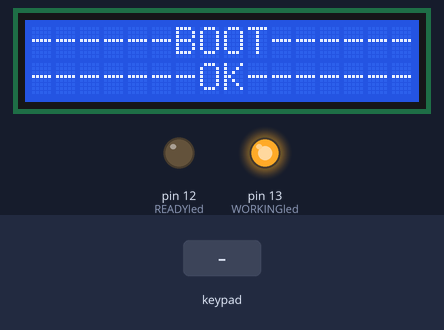
Simulated run of this sketch. Board: Arduino Uno, built with avr-gcc and run on an emulated ATmega328P. On the bench: 16×2 character LCD, output pins drawn as LEDs (lit = HIGH). Inputs (shaded band) come from the test bench. Random numbers use the default seed unless the sketch sets one.

Above: at 0.1 s.
2.4 s: keypad keys 7 + 5 = pressed 0.4 s apart
At 4.7 s:
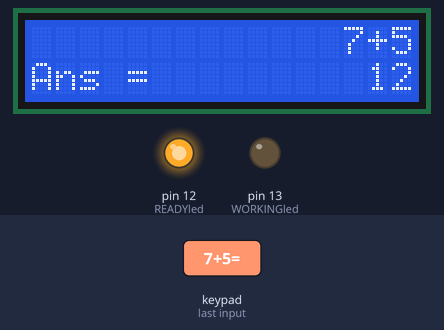
5.5 s: key '(' pressed
At 6.7 s:
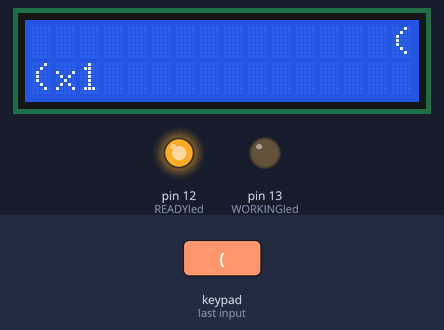
7.0 s: key 'C' pressed
At 7.9 s:
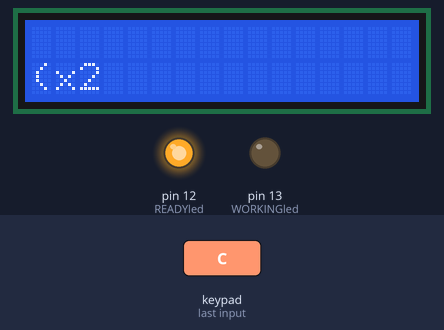
8.5 s: keypad keys 7 8 9 1 0 1 1 * pressed 0.4 s apart
At 12.1 s:
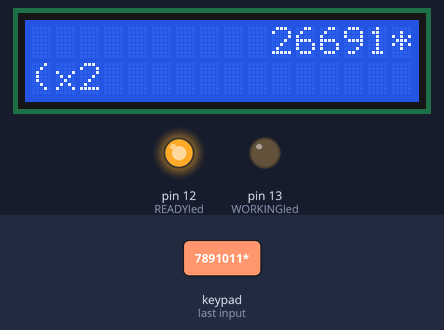
13.2 s: key 'F' pressed
At 13.9 s:
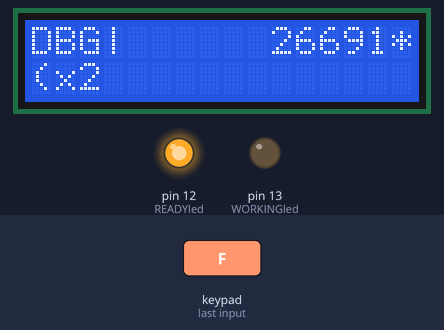
14.7 s: keypad keys 2 3 4 5 * pressed 0.4 s apart
At 17.5 s:
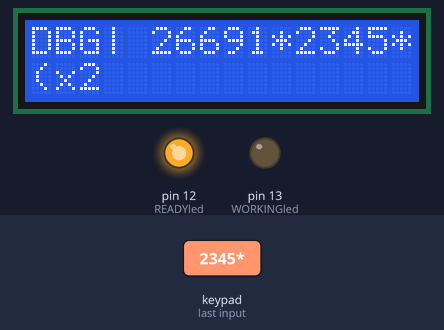
Timing chart, 0 to 19.0 s (numbered marks = the images above; inputs shaded):
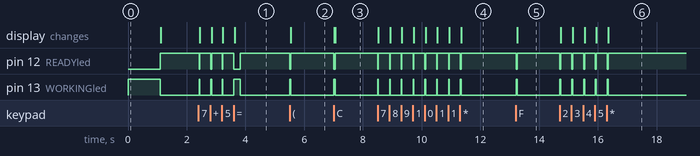

The sketch:

OpenCALC.ino
```cpp
// Main program file

// Requires:
// LiquidCrystal_I2C V 1.12 by Frank de Brabander
// Keypad V 3.1.1 by Mark Stanley, Alexander Brevig

#include <Keypad.h>
#include <LiquidCrystal_I2C.h>

// Constants
const int maxop = 100;     // maximum pointer
const bool pcheck = 0;     // '1' enables pointerCheck function
const bool nbcheck = 0;    // '1' enables numbafrCheck function
const bool numcheck = 0;   // '1' enables numCheck function
const bool skipintro = 1;  // '1' skips boot animation
bool cyclecheck = 0;       // '1' enables cycleCheck function
bool obcheck = 0;          // '1' enables oprbafrCheck function

// LCD setup
LiquidCrystal_I2C lcd(0x27, 16, 2);

// Keypad setup
const byte ROWS = 5;
const byte COLS = 4;
char keys[ROWS][COLS] = {
  { '(', ')', 'C', '/' },
  { '7', '8', '9', '*' },
  { '4', '5', '6', '-' },
  { '1', '2', '3', '+' },
  { '0', '.', 'F', '=' }
};
byte rowPins[ROWS] = { 7, 8, 9, 10, 11 };
byte colPins[COLS] = { 2, 3, 4, 5 };
Keypad keypad = Keypad(makeKeymap(keys), rowPins, colPins, ROWS, COLS);

// Status LED setup
const int READYled = 12;
const int WORKINGled = 13;

// Variables
char key;                           // pressed key
char backkey;                       // previous key for clear function
char ansbafr[10];
char oprbafr[maxop];                // oprbafr - operand buffer (X=nothing, N=NUM)
int numbafr[maxop];                 // numbafr - number buffer
int bracketcount = 0;               // current deepness of brackets
int pointer;                        // main pointer identifying length of formula
int cyclepointer;                   // common pointer for use when cycling through arrays
int NUMcounter;                     // number of NUMs in equation
int bracketstart, bracketend = 0;
bool isbracket = 0;
bool computed, numstat, Fstat = 0;
bool workingstat = 0;
bool eqflag = 0;
bool keyback = 0;
float ans = 0;                      // variables for computing ANS
int loopfault = 0;

// Debug variables
int obpointer = 0;
int nbpointer = 0;

// -----------------------------------------------------------SETUP FROM HERE-----------------------------------------------------------
// LONG SETUP (fancy)
void setup() {
  working(1);
  for (cyclepointer = 0; cyclepointer < maxop; cyclepointer++) numbafr[cyclepointer] = 0;
  for (cyclepointer = 0; cyclepointer < maxop; cyclepointer++) oprbafr[cyclepointer] = 'X';
  randomSeed(analogRead(0));
  pinMode(READYled, OUTPUT);
  pinMode(WORKINGled, OUTPUT);
  lcd.init();
  lcd.noCursor();
  lcd.noBlink();
  lcd.backlight();       //Backlight on
  if (skipintro == 0) {  // Long fancy boot
    char intro[] = { "OpenCALC" };
    lcd.setCursor(0, 0);
    lcd.print("|              |");
    delay(200);
    lcd.setCursor(0, 1);
    lcd.print("|              |");
    delay(500);
    lcd.setCursor(4, 0);
    for (pointer = 0; pointer < 8; pointer++) {
      delay(50);
      lcd.print(intro[pointer]);
    }
    delay(500);
    for (pointer = 1; pointer < 15; pointer++) {  // progress bar
      lcd.setCursor(pointer, 1);
      delay(random(700));
      lcd.print(char(255));  // print blackbox
    }
    delay(random(700));
    lcd.setCursor(0, 1);
    lcd.print("|      OK      |");
    delay(1500);  // Wait for display to show info
  } else {        // Short efficient boot
    lcd.setCursor(0, 0);
    lcd.print("------BOOT------");
    lcd.setCursor(0, 1);
    lcd.print("-------OK-------");
    delay(1000);
  }
  lcd.clear();  // Clear display
  pointer = 1;
  keypad.setHoldTime(500);
  keypad.setDebounceTime(25);
  working(0);
  writeKey(0);
}

//-----------------------------------------------------------LOOP FROM HERE-----------------------------------------------------------------
void loop()  // Main code block
{
  key = keypad.getKey();
  if ((key) or (backkey != 'X')) {
    working(1);
    if (backkey != 'X') key = backkey;
    backkey = 'X';

    if ((key == 'C')) {  // TODO Clear last action (add bracket support)
      if (pointer > 1) {

        oprbafr[pointer] = 'X';
        numbafr[pointer] = 0;
        backkey = oprbafr[pointer - 1];
        oprbafr[pointer - 1] = 'X';
        if (oprbafr[pointer - 2] == '(') bracketcount--;
        if (oprbafr[pointer - 2] == ')') bracketcount++;
        pointer--;
        pointer--;
        writeKey(0);
        bracketCheck();
      }
    }

    if (computed == 1) {  // TODO Clear whole display
      for (cyclepointer = 0; cyclepointer < maxop; cyclepointer++) numbafr[cyclepointer] = 0;
      for (cyclepointer = 0; cyclepointer < maxop; cyclepointer++) oprbafr[cyclepointer] = 'X';
      pointer = 1;
      computed = 0;
      numstat = 0;
      Fstat = 0;
      bracketcount = 0;
      lcd.clear();
      writeKey(0);
    }

    if (key == '=') {  // Compute output
      if ((bracketcount == 0 and (pointer > 1)) and ((oprbafr[pointer - 1] == 'N') or (oprbafr[pointer - 1] == ')'))) {
        eqflag = 1;
        pointer--;
        computeAns();
        computed = 1;
        if (pcheck == 1) pointerCheck();  // Pointer check - top left shows pointer count
        lcd.setCursor(0, 1);
        lcd.print("Ans =           ");
        printAns();
        if (obcheck == 1) oprbafrCheck();
        if (nbcheck == 1) numbafrCheck();
        if (pcheck == 1) pointerCheck();  // Pointer check - top left shows pointer count
        eqflag = 0;
        delay(200);
      }
    }

    // Operators
    else if (key == '-') {  // Substraction
      if ((pointer == 1) or (oprbafr[pointer - 1] == 'N') or (oprbafr[pointer - 1] == '(') or (oprbafr[pointer - 1] == ')')) {
        oprbafr[pointer] = key;
        numbafr[pointer] = 0;
        numstat = 0;
        Fstat = 0;
        pointer++;
        writeKey(0);
      }
    }

    else if ((key == '+') or (key == '*') or (key == '/')) {  // Addition, Multiplication, Division
      if (((oprbafr[pointer - 1] == 'N') or (oprbafr[pointer - 1] == ')')) and (pointer > 1)) {
        oprbafr[pointer] = key;
        numbafr[pointer] = 0;
        numstat = 0;
        Fstat = 0;
        pointer++;
        writeKey(0);
      }
    }

    /*
      // Decimal point - TODO .................
      else if (key=='.'){

      }
    */

    /*
      // Function - TODO .................
      else if (key=='F'){

      }
    */

    else if (key == 'F') {  // Function used as cyclecheck switch until NUM errors solved
      if (cyclecheck == 1) cyclecheck = 0;
      else
        cyclecheck = 1;
      writeKey(0);
    }

    // Numbers
    else if ((key == '0') or (key == '1') or (key == '2') or (key == '3') or (key == '4') or (key == '5') or (key == '6') or (key == '7') or (key == '8') or (key == '9')) {
      if ((oprbafr[pointer - 1] != ')') or (pointer == 1)) {  // TODO number after number after backspace
        if (numstat == 1) {
          numbafr[pointer - 1] = ((numbafr[pointer - 1] * 10) + (key - '0'));
        }
        if (numstat == 0) {
          numbafr[pointer] = numbafr[pointer] + (key - '0');
          oprbafr[pointer] = 'N';
          numstat = 1;
          pointer++;
        }
        Fstat = 0;
        writeKey(0);
      }
    }

    else if (key == 'N') {
      oprbafr[pointer] = 'N';
      numstat = 1;
      pointer++;
      Fstat = 0;
      writeKey(0);
    }

    else if (key == '(') {  // DONE Open bracket
      if (((pointer == 1) || (oprbafr[pointer - 1] != 'N')) && (oprbafr[pointer - 1] != ')')) {
        bracketcount++;
        oprbafr[pointer] = '(';
        numbafr[pointer] = 0;
        numstat = 0;
        Fstat = 0;
        pointer++;
        writeKey(0);
        bracketCheck();
      }
    }

    else if (key == ')') {  // DONE Close bracket
      if ((bracketcount > 0) && ((oprbafr[pointer - 1] == 'N') || (oprbafr[pointer - 1] == ')'))) {
        bracketcount--;
        oprbafr[pointer] = ')';
        numbafr[pointer] = 0;
        numstat = 0;
        Fstat = 0;
        pointer++;
        writeKey(0);
        bracketCheck();
      }
    }
    working(0);
  }
}
```

computing.ino
```cpp
// Computing functions

void computeAns() {  // TODO Computing ANS
  // TODO COMPUTING METHOD
  loopfault = 0;
  plusMinus();     // adds + or - to the number it belongs to
  bracketMinus();  // removes - before brackets
  NUMcount();      // counts number of NUMs in equation
  while (pointer > 1) {
    loopfault++;
    simpleMulDiv();
    simpleAdd();      // Addition of numbers next to each other
    bracketRemove();  // removes brackets around lonely NUM
    NUMcount();
    if (loopfault > maxop) {
      lcd.setCursor(0, 0);
      lcd.print("LoopFault ERROR ");
      cyclecheck = 1;  // Overflow triggers cyclecheck
      return;
    }
  }
  ans = numbafr[1];  // defining ANS
}

void simpleAdd() {  // Adds NUMs in reverse order
  for (cyclepointer = pointer; cyclepointer >= 1; cyclepointer--) {
    if ((oprbafr[cyclepointer] == 'N') and (oprbafr[cyclepointer - 1] == 'N')) {
      if (((cyclepointer >= pointer - 1) or (/*(cyclepointer < pointer) and */ ((oprbafr[cyclepointer + 1] != '/') and (oprbafr[cyclepointer + 1] != '*')))) and ((cyclepointer < 3) or ((oprbafr[cyclepointer - 2] != '/') and (oprbafr[cyclepointer - 2] != '*')))) {
        numbafr[cyclepointer - 1] = numbafr[cyclepointer - 1] + numbafr[cyclepointer];
        numbafr[cyclepointer] = 0;
        oprbafr[cyclepointer] = 'X';
        if (cyclecheck == 1) {
          lcd.setCursor(5, 1);
          lcd.print("SimpleAdd");
          cycleCheck();
        }
      }
    }
  }
  formCompress();
}

void simpleMulDiv() {
  for (cyclepointer = 1; cyclepointer <= pointer; cyclepointer++) {
    if ((oprbafr[cyclepointer] == 'N') and (oprbafr[cyclepointer + 2] == 'N') and ((oprbafr[cyclepointer + 1] == '/') or (oprbafr[cyclepointer +1] == '*'))) {
      if (oprbafr[cyclepointer + 1] == '*') {
        numbafr[cyclepointer + 2] = numbafr[cyclepointer + 2] * numbafr[cyclepointer];
        numbafr[cyclepointer] = 0;
        oprbafr[cyclepointer] = 'X';
        oprbafr[cyclepointer + 1] = 'X';
        if (cyclecheck == 1) {
          lcd.setCursor(5, 1);
          lcd.print("MulDiv*");
          cycleCheck();
        }
      } else if (oprbafr[cyclepointer + 1] == '/') {
        numbafr[cyclepointer + 2] = numbafr[cyclepointer] / numbafr[cyclepointer + 2];
        numbafr[cyclepointer] = 0;
        oprbafr[cyclepointer] = 'X';
        oprbafr[cyclepointer + 1] = 'X';
        if (cyclecheck == 1) {
          lcd.setCursor(5, 1);
          lcd.print("MulDiv/");
          cycleCheck();
        }
      }
      break; // End simpleMulDiv() function prematuraly anc continue with ComputeAns() cycle
    }
  }
  formCompress();
}
```

debug.ino
```cpp
// DEBUG functions

void oprbafrCheck() {  // oprbafrCheck - shows raw oprbafr instead of top row
  if (eqflag == 1) {
    lcd.setCursor(4, 0);
    for (obpointer = 0; (obpointer < 12); obpointer++) {
      if (obpointer > pointer) lcd.print(' ');
      else if (oprbafr[obpointer] == 'X') lcd.print('_');
      else (lcd.print(oprbafr[obpointer]));
    }
  }
}

void numbafrCheck() {  // shows raw numbafr instead of bottom row
  lcd.setCursor(0, 1);
  for (nbpointer = 0; (nbpointer <= 6); nbpointer++) {
    lcd.print(numbafr[nbpointer]);
    lcd.print(' ');
  }
}

void pointerCheck() {  // Shows lvl of Pointer variable
  lcd.setCursor(0, 0);
  lcd.print('P');
  lcd.print(pointer - 1);
  lcd.print(' ');
}

void numCheck() {  // Shows current NUM value
  lcd.setCursor(4, 1);
  lcd.print(numbafr[pointer - 1]);
}

void cycleCheck() {  // shows top row every cycle with 1000ms delay
  writeKey(1);
  lcd.setCursor(0, 1);
  lcd.print("LF:");
  lcd.print(loopfault);
  delay(2000);
  lcd.setCursor(0, 1);
  lcd.print("                ");
}
```

gui.ino
```cpp
// GUI Functions

void working(bool worktemp) {
  if (worktemp == 0) {
    digitalWrite(WORKINGled, LOW);
    digitalWrite(READYled, HIGH);
  } else if (worktemp == 1) {
    digitalWrite(WORKINGled, HIGH);
    digitalWrite(READYled, LOW);
  }
}

void bracketCheck() {  // DONE Prints number of open brackets
  lcd.setCursor(0, 1);
  if (bracketcount > 0) {
    lcd.print("(x");
    lcd.print(bracketcount);
    lcd.print(" ");
  } else
    lcd.print("   ");
}
```

parsing.ino
```cpp
// Parsing/cleaning functions

void formCompress() {  // DONE removes blank spaces in oprbafr and numbafr
  int movepointer, emptypointer;
  bool notemptyflag = 0;
  for (cyclepointer = 1; cyclepointer <= pointer + 1; cyclepointer++) {  // runs through whole oprbafr
    if (oprbafr[cyclepointer] == 'X') {
      notemptyflag = 0;
      for (emptypointer = cyclepointer ;emptypointer <= pointer + 1 ;emptypointer++) {
        if (oprbafr[emptypointer] != 'X') notemptyflag = 1;
      }
      if (notemptyflag == 0) {
        cyclepointer = pointer + 1;
      }
      else {
        for (movepointer = cyclepointer; movepointer <= pointer + 1; movepointer++) {  // moves all after the blank space to the left
          numbafr[movepointer] = numbafr[movepointer + 1];
          oprbafr[movepointer] = oprbafr[movepointer + 1];
        }
        if (cyclecheck == 1) {
          lcd.setCursor(5, 1);
          lcd.print("FormComp");
          cycleCheck();
        }
      }
    }
  }
  pointerCompress();
}

void pointerCompress() {  // TODO Moves pointer to last USED position
  for (cyclepointer = pointer; oprbafr[cyclepointer] == 'X'; cyclepointer--) {
    if (oprbafr[cyclepointer] == 'X') {
      pointer--;
      if (cyclecheck == 1) {
        lcd.setCursor(5, 1);
        lcd.print("PointComp");
        cycleCheck();
      }
    }
  }
}

void plusMinus() {                                                                // removes '+' and '-' signs in front of NUMs
  for (cyclepointer = 1; cyclepointer <= pointer; cyclepointer++) {               // runs through whole oprbafr
    if ((oprbafr[cyclepointer - 1] == '-') and (oprbafr[cyclepointer] == 'N')) {  // removes '-' sign
      numbafr[cyclepointer] = (-numbafr[cyclepointer]);
      oprbafr[cyclepointer - 1] = 'X';
      if (cyclecheck == 1) {
            lcd.setCursor(5, 1);
            lcd.print("PlusMin-");
            cycleCheck();
      }
    }
    else if ((oprbafr[cyclepointer - 1] == '+') and (oprbafr[cyclepointer] == 'N')) {  // removes '+' sign
      oprbafr[cyclepointer - 1] = 'X';
      if (cyclecheck == 1) {
            lcd.setCursor(5, 1);
            lcd.print("PlusMin+");
            cycleCheck();
      }
    }
  }
  formCompress();
}

void bracketMinus() {  // removes '-' before brackets (all numbers excluding multiplicators and dividers in bracket gets *(-1))
  int changepointer, brcount;
  for (cyclepointer = 1; cyclepointer <= pointer; cyclepointer++) {  // run through whole oprbafr
    if ((oprbafr[cyclepointer] == '-') and (oprbafr[cyclepointer + 1] == '(')) {
      brcount = 1;
      for (changepointer = cyclepointer + 2; brcount > 0; changepointer++) {  // change all signs at NUMs after '-(' until ')'
        if ((oprbafr[changepointer] == 'N') and (oprbafr[changepointer - 1] != '/') and (oprbafr[changepointer - 1] != '*')) {
          numbafr[changepointer] = (-numbafr[changepointer]);
          if (cyclecheck == 1) {
            lcd.setCursor(5, 1);
            lcd.print("BrackNum-");
            cycleCheck();
          }
        }
        if (oprbafr[changepointer] == '(') brcount++;
        if (oprbafr[changepointer] == ')') brcount--;
      }
      oprbafr[cyclepointer] = 'X';  // removes '-' sign from oprbafr
      if (cyclecheck == 1) {
        lcd.setCursor(5, 1);
        lcd.print("Bracket-");
        cycleCheck();
      }
    } else if ((oprbafr[cyclepointer] == '+') and (oprbafr[cyclepointer + 1] == '(')) {
      oprbafr[cyclepointer] = 'X';  // removes '+' sign from oprbafr
      if (cyclecheck == 1) {
        lcd.setCursor(5, 1);
        lcd.print("Bracket+");
        cycleCheck();
      }
    }
  }
  formCompress();
}

void bracketRemove() {
  for (cyclepointer = pointer; cyclepointer > 1; cyclepointer--) {
    if ((oprbafr[cyclepointer] == ')') and (oprbafr[cyclepointer - 1] == 'N') and (oprbafr[cyclepointer - 2] == '(')) {
      oprbafr[cyclepointer] = 'X';
      oprbafr[cyclepointer - 2] = 'X';
      if (cyclecheck == 1) {
        lcd.setCursor(5, 1);
        lcd.print("BracketRem");
        cycleCheck();
      }
    }
  }
  formCompress();
}

void NUMcount() {
  NUMcounter = 0;
  for (cyclepointer = 0; cyclepointer <= pointer; cyclepointer++) {
    if (oprbafr[cyclepointer] == 'N') {
      NUMcounter++;
    }
  }
}
```

processing.ino
```cpp
// Processing functions

void printAns() {
  int ansstart = 0;
  int bafrans = abs(ans);
  for (ansstart = 15; bafrans > 9; ansstart--) bafrans = bafrans / 10;
  if (ans < 0) ansstart--;
  lcd.setCursor(ansstart, 1);
  lcd.print(ans);
}

void writeKey(bool DBG) {  // Writes top row ... selfexplanatory (bool DBG because writelength issues when cyclecheck)
  int lengthpointer, numtest, steppointer, cycluspointer;
  steppointer = pointer - 1;
  if (DBG) steppointer = steppointer + 2;
  cycluspointer = 15;
  lcd.setCursor(0, 0);
  lcd.print("                ");
  while ((cycluspointer >= 0) and (steppointer > 0)) {
    if (oprbafr[steppointer] == 'N') {
      lengthpointer = 0;
      numtest = numbafr[(steppointer)];
      do {
        lengthpointer++;
        numtest /= 10;
      } while (numtest);
      if (DBG) {
        lcd.setCursor((cycluspointer - lengthpointer), 0);
        if (numbafr[steppointer] >= 0) lcd.print('+');
        lcd.print(numbafr[steppointer]);
        cycluspointer = cycluspointer - lengthpointer - 1;
        steppointer--;
      } else {
        lcd.setCursor((cycluspointer - lengthpointer + 1), 0);
        lcd.print(numbafr[steppointer]);
        cycluspointer = cycluspointer - lengthpointer;
        steppointer--;
      }
    } else {
      lcd.setCursor((cycluspointer), 0);
      lcd.print(oprbafr[steppointer]);
      cycluspointer--;
      steppointer--;
    }
  }
  if (obcheck == 1) oprbafrCheck();  // Prints oprbafr to the top row
  if (pcheck == 1) pointerCheck();   // Top left shows pointer count
  if (nbcheck == 1) numbafrCheck();  // Prints numbafr to the bottom right
  if (numcheck == 1) numCheck();     // Prints actual NUM value to the bottom middle
  if (cyclecheck == 1) {
    lcd.setCursor(0, 0);
    lcd.print("DBG|");
  }
}
```

Measured:
- after the input at 2.4 s, pin 12 (READYled): goes 3 × (LOW 0.02 s, HIGH 0.38 s), LOW 0.22 s, then HIGH, starting at once; pin 13 (WORKINGled): goes 3 × (HIGH 0.02 s, LOW 0.38 s), HIGH 0.22 s, then LOW, starting at once; the display: first changes at once (image 1 shows a later state)
- after the input at 5.5 s, pin 12 (READYled): HIGH → LOW at once, → HIGH 0.04 s later; pin 13 (WORKINGled): LOW → HIGH at once, → LOW 0.04 s later; the display: changes after 0.05 s (image 2)
- after the input at 7.0 s, pin 12 (READYled): HIGH → LOW at once, → HIGH 0.04 s later; pin 13 (WORKINGled): LOW → HIGH at once, → LOW 0.04 s later; the display: first changes at once (image 3 shows a later state)
- after the input at 8.5 s, pin 12 (READYled): alternates HIGH for 0.38 s and LOW for 0.02 s, 16 changes in all, then stays HIGH, starting at once; pin 13 (WORKINGled): alternates HIGH for 0.02 s and LOW for 0.38 s, 16 changes in all, then stays LOW, starting at once; the display: first changes at once (image 4 shows a later state)
- after the input at 13.2 s, pin 12 (READYled): HIGH → LOW at once, → HIGH 0.03 s later; pin 13 (WORKINGled): LOW → HIGH at once, → LOW 0.03 s later; the display: changes after 0.05 s (image 5)
- after the input at 14.7 s, pin 12 (READYled): alternates HIGH for 0.38 s and LOW for 0.03 s, 10 changes in all, then stays HIGH, starting at once; pin 13 (WORKINGled): alternates HIGH for 0.03 s and LOW for 0.38 s, 10 changes in all, then stays LOW, starting at once; the display: first changes at once (image 6 shows a later state)
